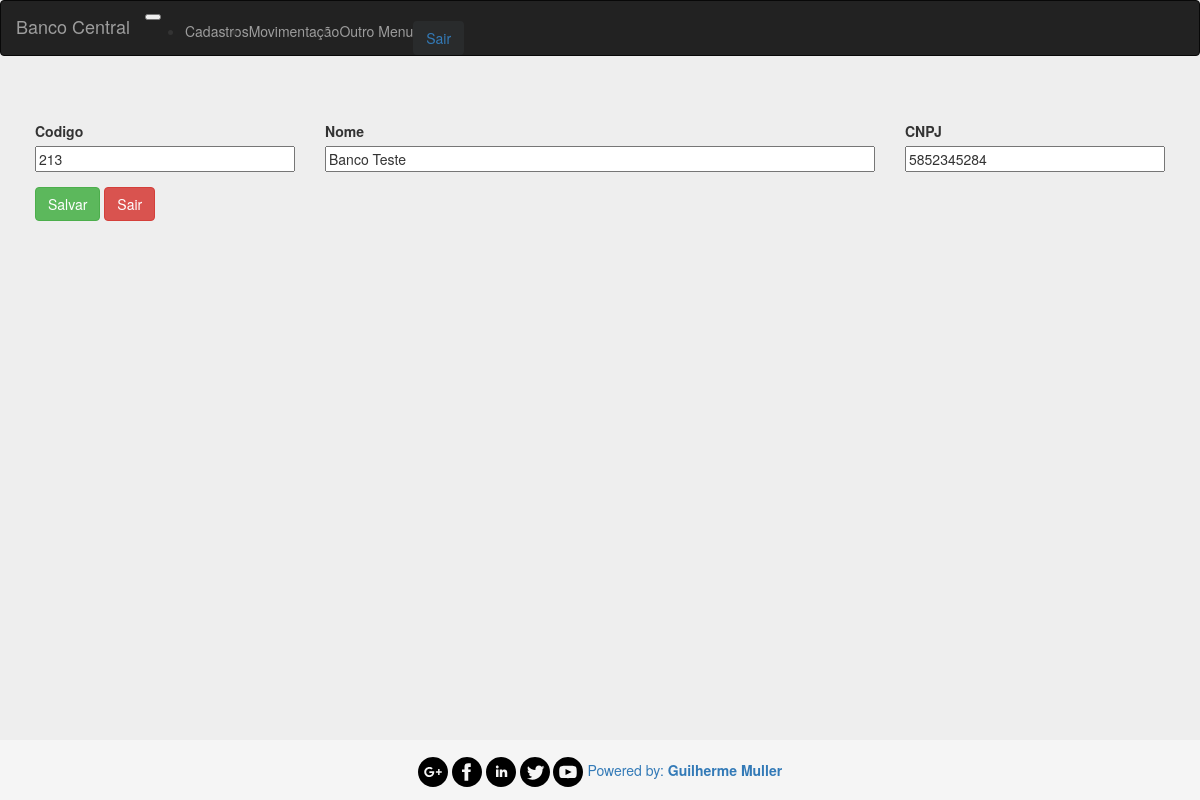
/index.php?pagina=cadastro-banco&id=1 (signed in), run on the app's committed database.
### tables this page shows
CREATE TABLE `bc_bancos` (
  `id` int(11) NOT NULL,
  `codigo` varchar(5) NOT NULL,
  `nome` varchar(60) NOT NULL,
  `cnpj` varchar(14) NOT NULL
);

### partials/cadastro-banco.php (the view, shortened to what this page needs)
<?php
	$codigo = '';
	$nome = '';
	$cnpj = '';
	$mensagem = 'Dados Salvos Com Sucesso!';
	if (!empty($_POST['id'])) {
			$codigo = $_POST['codigo'];
			$nome = $_POST['nome'];
			$cnpj = $_POST['cnpj'];
			$sql = "UPDATE bc_bancos SET codigo = '$codigo', nome = '$nome', cnpj = '$cnpj'
				WHERE id = {$_POST['id']}";
			mysql_query($sql);
			echo $mensagem;
			header('location: /bancocentral/index.php?pagina=listar-banco');
		} else if (isset($_GET['id'])) {
			$sql = "SELECT * FROM bc_bancos where id = {$_GET['id']}";
			$resultado = mysql_query($sql);
			$row = mysql_fetch_assoc($resultado);
			$codigo = $row['codigo'];
			$nome = $row['nome'];
			$cnpj = $row['cnpj'];
		}
?>
<div style="margin-top: 65px;">
	<form action="" method="post">
		<div class="row margin-align">
			<div class="form-group col-xs-12 col-md-3">
				<label>Codigo</label><br>
				<input type="text" name="codigo" value="<?=$codigo?>" maxlength="5" onkeyup="somenteNumeros(this);" class="width-max" required>
			</div>
			<div class="form-group col-xs-12 col-md-6">
				<label>Nome</label><br>
				<input type="text" name="nome" value="<?=$nome?>" maxlength="60" class="width-max" required>
			</div>
			<div class="form-group col-xs-12 col-md-3">
				<label>CNPJ</label><br>
				<input type="text" name="cnpj" value="<?=$cnpj?>" maxlength="14" onkeyup="somenteNumeros(this);" class="width-max" required>
			</div>
			<div class="form-group col-xs-12 col-md-12">
				<button class="btn btn-success" name="enviar" type="submit">Salvar</button>
				<a href="index.php?pagina=listar-banco" class="btn btn-danger my-2 my-sm-0">Sair</a>
			</div>
		</div>
	</form>
</div>

### css/index.css (style rules this page uses)
body { padding-bottom: 40px; background-color: #eee; margin-bottom: 60px; }
html { position: relative; min-height: 100%; }
.width-max { width: 100%; }
.margin-align { margin-right: 20px; margin-left: 20px; text-align: left; }

### data on the page
bc_bancos: codigo "213", nome "Banco Teste", cnpj "5852345284"
